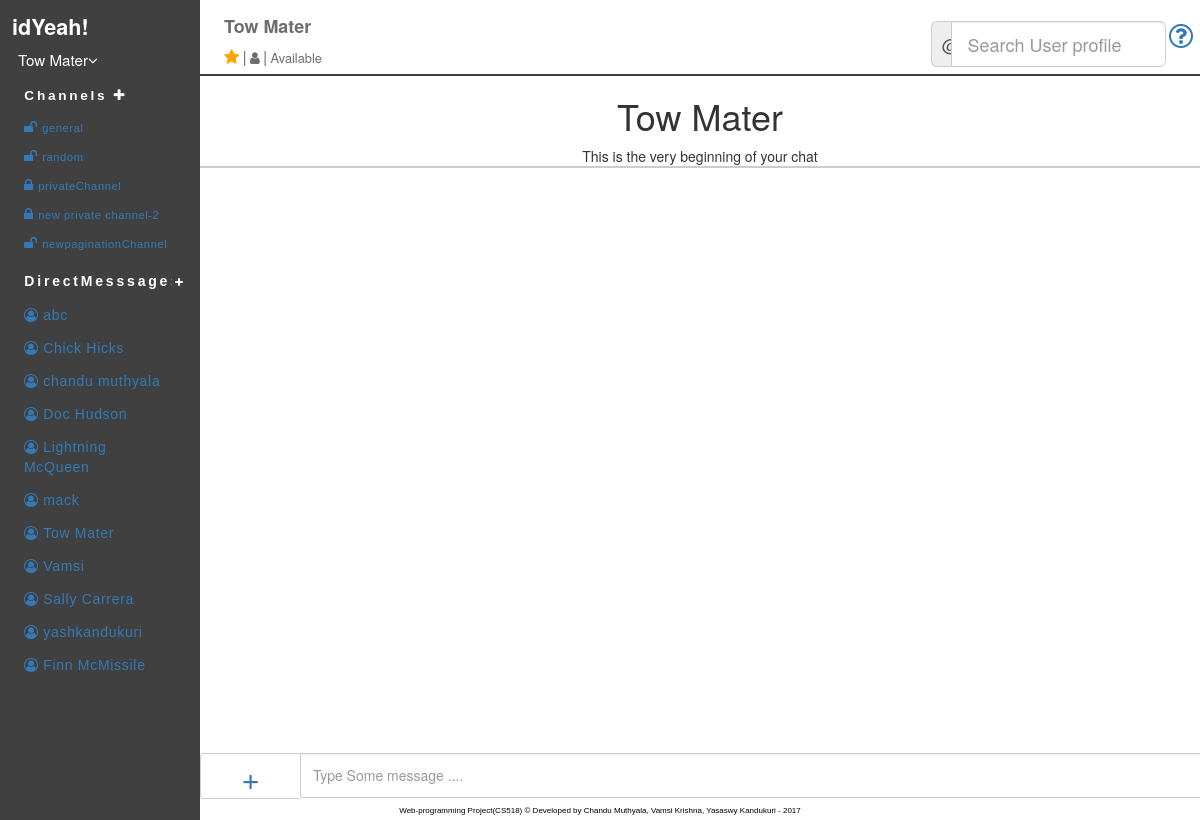
Screenshot of /index.php?email=mater@rsprings.gov (signed in) with the database file from the repository.
### tables this page shows
CREATE TABLE IF NOT EXISTS `users` (
  `email` varchar(50) NOT NULL,
  `user_name` varchar(20) NOT NULL,
  `display_name` varchar(20) NOT NULL,
  `status` varchar(50) NOT NULL DEFAULT 'Available',
  `mode_id` int(10) NOT NULL DEFAULT '0',
  `display_pic` varchar(200) NOT NULL DEFAULT '0' COMMENT '0=gravatar,1=local pic',
  `description` varchar(200) NOT NULL DEFAULT 'bio',
  `password` varchar(20) NOT NULL,
  `phone_no` int(13) NOT NULL DEFAULT '1234567890',
  `skype_id` varchar(20) NOT NULL DEFAULT 'skype id',
  `timestamp` timestamp NOT NULL DEFAULT CURRENT_TIMESTAMP ON UPDATE CURRENT_TIMESTAMP
);

CREATE TABLE IF NOT EXISTS `channels` (
  `channel_id` int(20) NOT NULL,
  `channel_name` varchar(200) NOT NULL,
  `purpose` varchar(500) NOT NULL,
  `created_by_user_email` varchar(50) NOT NULL,
  `createdon` timestamp NOT NULL DEFAULT '0000-00-00 00:00:00' ON UPDATE CURRENT_TIMESTAMP,
  `access_specifiers` tinyint(1) NOT NULL DEFAULT '0',
  `isArchive` tinyint(1) NOT NULL DEFAULT '0'
);

### sqlQueries.php (the view, shortened to what this page needs)
<?php
$conn = new mysqli(DB_HOST, DB_USER, DB_PASSWORD,DB_NAME)
	OR die ('Could not connect to MySQL: '.mysql_error());
function getUserDetails($email){
	global $conn;
	$sql = "SELECT * FROM users where email= '".$email."'";
    $result = $conn->query($sql);
    $row = $result->fetch_assoc();
    return $row;
}
function getAllChannels($email){
	global $conn;
	$sql = "SELECT channels.channel_id,channels.channel_name,channels.access_specifiers, channels.isArchive FROM `userChannels` join channels on userChannels.channel_id=channels.channel_id where userChannels.user_email="."'$email'";
    $result = mysqli_query($conn, $sql);
    $string = "";
    while(($row = mysqli_fetch_assoc($result)))
	{
		if(intval($row['access_specifiers'])==1){
			if(intval($row['isArchive'])==1){
				$string=$string."<li ><a class= 'listbg' href=index.php?channel=".$row['channel_id']."><i style='font-size: 100%;padding-right: 3%;' class='fa fa-archive'></i>".$row['channel_name']."</a></li>";
			}else{
				$string=$string."<li ><a class= 'listbg' href=index.php?channel=".$row['channel_id']."><i style='font-size: 126%;padding-right: 3%;' class='fa fa-lock'></i>".$row['channel_name']."</a></li>";
			}
		}
		else{
			if(intval($row['isArchive'])==1){
				$string=$string."<li ><a class= 'listbg' href=index.php?channel=".$row['channel_id']."><i style='font-size: 100%;padding-right: 3%;' class='fa fa-archive'></i>".$row['channel_name']."</a></li>";
			}else{
				$string=$string."<li ><a class= 'listbg' href=index.php?channel=".$row['channel_id']."><i style='font-size: 126%;padding-right: 3%;' class='fa fa-unlock'></i>".$row['channel_name']."</a></li>";
			}
		}
	}
	return $string;
}
function getAllUsers(){
	global $conn;
	$sql = "SELECT * FROM users";
    $result = mysqli_query($conn, $sql);
    $string = "";
    while(($row = mysqli_fetch_assoc($result)))
	{
    	$string=$string."<li ><a class= 'listbg' href=\"./index.php?email=".trim($row['email'])."\"><i class ='fa' style = 'padding-right: 3%;'>&#xf2be;</i>".$row['user_name']."</a></li>";
	}
	return $string;
}
function getDirectMessages($toEmail,$start){
	global $conn;
	$sql = "select * from ( SELECT * FROM `direct_message` join users on users.email=direct_message.from_email where (direct_message.to_email='$toEmail' and direct_message.from_email='".$_SESSION['email']."') or (direct_message.from_email='$toEmail' and direct_message.to_email='".$_SESSION['email']."') ORDER by directmsg_id DESC LIMIT $start,10) as temp ORDER BY directmsg_id ASC";
    $result = mysqli_query($conn, $sql);
    $row_cnt = $result->num_rows;
	$toEmailDetails =getUserDetails($toEmail);
    $string = "";
    if($row_cnt>=10){
    	$loadMore = "<div id = 'loadMoreDirectMessages".$_SESSION['lastLimit']."' class='col-xs-12 noPadding'><div class = 'col-xs-5 noPadding'></div><div class ='col-xs-2 noPadding ' style='text-align:center;font-style: italic;color: #337ab7; margin-top: 8px;cursor:pointer;'><span class ='loadMoreDirectMessages' style='text-align:center;' id='".$_SESSION['lastLimit']."'>load more</span></div><div class = 'col-xs-5 noPadding'></div></div>";
    }else{
    	$loadMore="<div col-xs-12 style='text-align:center; oncopy='return false' oncut='return false' onpaste='return false'><h1>".$toEmailDetails['user_name']."</h1><p style='border-bottom: 2px solid #ccc;'>This is the very beginning of your chat</p></div>";
    }
	$string =$string.$loadMore;
	return $string;
}
 ?>

### index.php (shortened to what this page needs)
<?php
include_once "sqlQueries.php";
?>
<html>
	<head>
		<link rel="stylesheet" type="text/css" href="index.css">
		<link rel="stylesheet" type="text/css" href="messages/messages.css">
		<link rel="stylesheet" href="https://maxcdn.bootstrapcdn.com/bootstrap/3.3.7/css/bootstrap.min.css">
		<link rel="stylesheet" href="https://cdnjs.cloudflare.com/ajax/libs/font-awesome/4.7.0/css/font-awesome.min.css">
		<link rel="stylesheet" type="text/css" href="css/tags/jquery-ui.css">
		<link rel="stylesheet" href="https://cdnjs.cloudflare.com/ajax/libs/jquery-confirm/3.3.0/jquery-confirm.min.css">
		<link rel="stylesheet" type="text/css" href="css/tags/bootstrap-tokenfield.css">
		<link rel="stylesheet" type="text/css" href="css/tags/bootstrap-tokenfield.css">
	</head>
	<body>
		<div class="container nopadding col-xs-12" >
			<div class = "col-xs-12 nopadding " style='border-bottom: 0.15em solid  #404040;'>
				<div  class = " col-xs-2 nopadding" style="background-color: #404040;height: 74px;color: white;padding: 1% !important;
">
						<div>
							<div><label style='font-size: 2.7vh;'>idYeah!</label></div>
							<div class="dropdown">
								<button onclick="userMenu()" class="dropbtn"><?php $result = getUserDetails($_SESSION['email']); echo $result['display_name'];?><i class="fa fa-angle-down"></i></button>
							</div>
						</div>
				</div>
				<div class="col-xs-10 nopadding" style="    z-index: 100; height: 74px;background-color: white;padding-left: 2% !important;padding-top: 14px !important;">
					<div class ="col-xs-3 nopadding " style='font-size: 1.46vh;'>
							<?php
								$userChannels = userChannels($_SESSION['email']);
								if (isset($_GET["channel"])){
									if (in_array($_GET["channel"], $userChannels)) {
										$result = getChannelName($_GET["channel"],$_SESSION['email']);
									}else{
										$result = "<div><label class = 'channel_title'><b>Channel Title</b></label>";
									}
								}else if(isset($_GET["email"])){
									$userDetails = getUserDetails($_GET["email"]);
									echo "<div><label class = 'channel_title'><b>".$userDetails['user_name']."</b></label>";
								}
								else{
									$result = "<div><label class = 'channel_title'><b>Channel Title</b></label>";
								}
							?>
					</div>
						<div class = "detailsOfChannel">
							<span class="fa fa-star checked"></span>
							<span class= "divider">|</span>
							<?php
								if (isset($_GET["channel"])){
									echo "<i style='font-size: 117%;color: #706c6c; cursor:pointer;' class='fa fa-users dropdown-toggle' data-toggle='dropdown' aria-hidden='true'></i>";
								}else{
									echo "<i style='font-size: 117%;color: #706c6c; cursor:pointer;' class='fa fa-user dropdown-toggle' data-toggle='dropdown' aria-hidden='true'></i>";
								}
							?>
							<span class= "divider">|</span>
							<span class = "purposeChannel">
								<?php
									if (isset($_GET["channel"])){
										$result = "";
										if (in_array($_GET["channel"], $userChannels)) {
											$result = getChannelDetails($_GET["channel"]);
										}
										echo $result['purpose'];
									}else{
										$userDetails = getUserDetails($_GET["email"]);
										echo $userDetails['status'];
									}
							?>
							</span>
						</div>
					</div>
					<div class ="col-xs-4 nopadding ">
					</div>
					<div class ="col-xs-5 nopadding ">
						<div class ="col-xs-11 nopadding ">
							<div class="input-group input-group-lg profileSearchField">
							  <span class="input-group-addon" id="sizing-addon1" style='padding: 3% 4%;'>@</span>
							  <input type="text" class="form-control" class ='profileSearchInputField' id ='profileSearchInputField' placeholder="Search User profile" aria-label="Username" aria-describedby="sizing-addon1">
							</div>
						</div>
						<div class ="col-xs-1 nopadding ">
							<div class ="col-xs-1 nopadding "></div>
							<div class ="col-xs-10 nopadding ">
							<div class = 'helpPage'>
								<a href= 'helpPage.html' target='_blank' title='help'><i class="fa fa-question-circle-o" aria-hidden="true" style='font-size:200%'></i></a>
							</div>
						</div>
						</div>
					</div>
				</div>
			</div>
			<div class="col-xs-12 nopadding">
		        <div class="col-xs-2  leftSideMenu nopadding">
		            <div >
		                <ul class="col-xs-12 nav nav-list nopadding">
		                    <li>
		                    	<div class="col-xs-12 channeldiv">
		                    		<div class="col-xs-11 nopadding">
		                    			<b><a class ="link" href= "inviteMembersToChannel.php">Channels</a></b>
		                    			<a href = 'newChannel.php' class = 'newChannel'><i class="fa fa-plus"></i></a>
		                    		</div>
	        					</div>
	        					<div id="Channel">
				                        <ul class="nav nav-list tree starredList">
				                 			<?php
				                 				$user_array = getUserDetails($_SESSION['email']);
				                            	$result =getAllChannels($user_array['email']);
				                            	echo $result
				                            ?>
				                        </ul>
		                    	</div>
		                    </li>
		                   	<li>
		                    	<div class="col-xs-12 directmsgdiv ">
		                    		<div class="col-xs-11 nopadding">
		                    			<b><a class ="link" href= "">DirectMesssages</a></b>
		                    		</div>
		                    		<div class="col-xs-1  icon-plus nopadding">
	        						</div>
	        					</div>
        						<div id="directmsg">
			                        <ul class="nav nav-list tree directmsgList">
			                            <?php $result =getAllUsers();echo $result ?>
			                        </ul>
	                    		</div>
		                    </li>
		                </ul>
		            </div>
		        </div>
		        <div id='message_container' class ='col-xs-10 headrow nopadding' style='min-height:93%;background-color: white; '>
		        	<div class ='col-xs-12 nopadding' style='height:91%;overflow-y: auto; overflow-x: hidden;position:relative;'>
			        	<div class = 'message_wrapper'>
			        	<?php
			        		$userChannels = userChannels($_SESSION['email']);
			        		if (isset($_GET['channel'])){
			        			if (in_array($_GET['channel'], $userChannels)) {
			        				$_SESSION['lastLimit']=0;
				        			$result =getChannelMessages($_GET['channel'],0);
				        		}else{
				        			$result ="<h1 class ='emptyChannel'>Requested Channel does not exist</h1>";
				        		}
				        	}else if (isset($_GET['email'])){
				        			$result =getDirectMessages($_GET['email'],0);
				        	}else{
				        		$result ="<h1 class ='emptyChannel'>Please select channel</h1></div>";
				        	}
			        		echo $result;
			        	?>
			        </div>
			        <?php
						if (isset($_GET['email'])){
				        	$string='';
								$string = $string."<form action ='messages/messages.php'  method = 'post'>";
									$string = $string."<div id='footer' class ='col-xs-12 nopadding '>";
										$string = $string."<div class='input-group input-group-lg textinput'>";
										$string=$string."<div class='col-xs-1  dropup nopadding'><span class='multipleOptions input-group-addon dropdown-toggle' data-toggle='dropdown' id='sizing-addon1'><a style='text-decoration: none;font-size:32px; ' href=''>+</a></span>";
											$string = $string."<ul class='dropdown-menu'>";
												$string = $string."<li><a class ='codeButton' data-toggle='modal' data-target='#myModal' href=''><i class='fa fa-code postingOptionMenu' aria-hidden='true'></i>Code </a></li>";
												$string = $string."<li><a href='' data-toggle='modal' data-target='#documentUpLoadModal' ><i class='fa fa-file-text postingOptionMenu' aria-hidden='true'></i>Document Upload</a></li>";
												$string = $string."<li><a href='' data-toggle='modal' data-target='#imageUpLoadModal' ><i class='fa fa-picture-o postingOptionMenu' aria-hidden='true'></i>Image Upload</a></li>";
												$string = $string."<li><a href='' data-toggle='modal' data-target='#imageURLModal'><i class='fa fa-link postingOptionMenu ' aria-hidden='true'></i> Upload Image URL</a></li>";
												$string = $string."</ul>";
											$string = $string."</div>";
											$string = $string."<div class ='col-xs-11 nopadding'>";
											$string = $string."<input type='hidden' name='toEmail'  value=".htmlspecialchars($_GET['email']).">";
											$string = $string."<input type='hidden' name='fromEmail' value=".$_SESSION['email'].">";
											$string = $string."<input type='text' class='form-control message' name = 'message'  placeholder= 'Type Some message ....' aria-describedby='sizing-addon1' autofocus required><input type='hidden' name='text' value='0'>";
										$string = $string."</div></div>";
									$string = $string."</div>";
								$string = $string."</form></div>";
							echo $string;
						}
			        ?>
		        	</div>
			</div>
		</div>
		<footer>
			<div class="copyRight col-md-12">
				<span>Web-programming Project(CS518)</span><span> © Developed by Chandu Muthyala, Vamsi Krishna, Yasaswy Kandukuri - 2017</span>
			</div>
		</footer>
	</body>
</html>

### index.css (style rules this page uses)
.headrow { height: 70px; }
.profileSearchField { width: 63%; float: right; margin-top: 7px; }
.leftSideMenu { background-color: #404040; padding: 0px 0; overflow-y: auto; overflow-x: hidden; height: 93%; }
.message { height: 45px !important; border-bottom-right-radius: 5px !important; border-top-right-radius: 5px !important; }
.multipleOptions { background-color: white !important; }
.listbg { font-family: "Comic Sans MS", cursive, sans-serif; letter-spacing: 0.05em; margin-bottom: 5px; padding: 2% 12% !important; }
head,body { width: 100%; margin: 0 auto; overflow: hidden; font-size: 1.5vh; }
.nopadding { padding: 0px !important; }
#footer { position: fixed; bottom: 0; min-height: 4.8em !important; }
.starredList { margin-top: 10%; font-size: 1.4vh; }
.channeldiv { background-color: transparent; padding-top: 5%; font-family: "Comic Sans MS", cursive, sans-serif; letter-spacing: 0.2em; font-size: 1.7vh; }
.directmsgdiv { background-color: transparent; padding-bottom: 5%; padding-top: 5%; font-family: "Comic Sans MS", cursive, sans-serif; letter-spacing: 0.2em; }
.textinput { width: 100%; }
.link { color:white; padding-left: 6%; }
.directmsgList { margin-top: 10%; }
.icon-plus { background-color: #404040; border-radius:8px; -webkit-border-radius:8px; -moz-border-radius:8px; width: 16px; height: 16px; position: relative; top:0; left:0; margin-top: 3px; }
.icon-plus:after { background-color: #fff; width: 8px; height: 2px; border-radius: 1px; -webkit-border-radius: 1px; -moz-border-radius: 1px; position: absolute; top:7px; left: 4px; content:""; }
.icon-plus:before { background-color: #fff; width: 2px; height: 8px; border-radius: 1px; -webkit-border-radius: 1px; -moz-border-radius: 1px; position: absolute; top:4px; left: 7px; content:""; }
.channel_title { font-size: 154%; color: #706c6c; }
.checked { color: orange; font-size: 141% !important; }
.divider { font-size: 140%; color: #706c6c; }
.purposeChannel { font-size: 110%; color: #706c6c; }
.newChannel { color:white; cursor:pointer; }
.dropbtn { background-color: #404040; color: white; font-size: 18px; border: none; cursor: pointer; font-size: 1.9vh; }
.dropdown { position: relative; display: inline-block; z-index: 100; }
.helpPage { position: absolute; z-index: 100; margin-top: 30%; }
.copyRight { position: fixed !important; bottom: 0px; z-index: 100; font-size: 1vh; text-align: center; color: black; padding-top: 1em; padding-bottom: 0.4em; font-family: "Comic Sans MS", cursive, sans-serif; }

### rows the page displays
users: display_name "Tow Mater", user_name "Tow Mater", status "Available"
channels: channel_name "general"
channels: channel_name "random"
channels: channel_name "privateChannel"
channels: channel_name "new private channel-2"
channels: channel_name "newpaginationChannel"
users: user_name "abc"
users: user_name "Chick Hicks"
users: user_name "chandu muthyala"
users: user_name "Doc Hudson"
users: user_name "Lightning McQueen"
users: user_name "mack"
users: user_name "Vamsi"
users: user_name "Sally Carrera"
users: user_name "yashkandukuri"
users: user_name "Finn McMissile"
